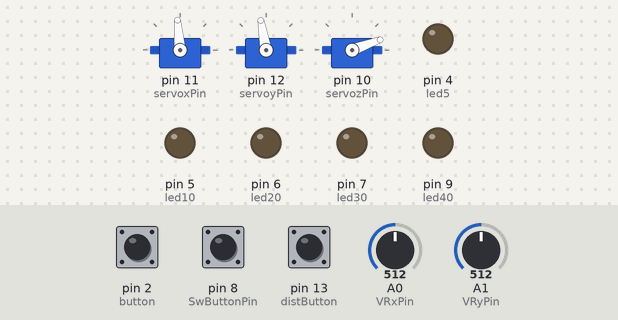
The sketch below on a simulated Arduino Uno, built with avr-gcc and run on an emulated ATmega328P. Parts: 3 × servo, output pins drawn as LEDs (lit = HIGH). Inputs (shaded band) come from the test bench; at power-on: A0 (VRxPin) = 512, A1 (VRyPin) = 512, pin 8 (SwButtonPin) HIGH, pin 13 (distButton) HIGH, pin 2 (button) HIGH. Pins used as bus, display or sensor lines are not drawn.

Above: at 1.2 s.
1.3 s: A0 (VRxPin) set to 584
2.8 s: A0 (VRxPin) set to 611
At 3.9 s:
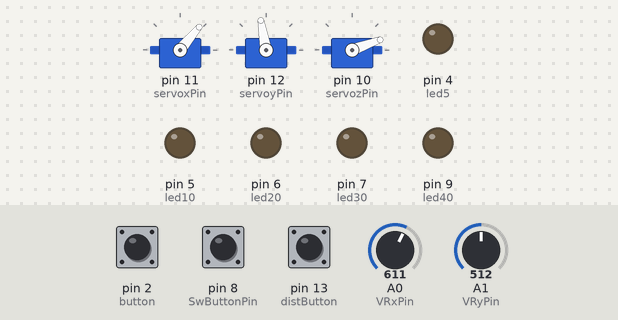
5.0 s: A1 (VRyPin) set to 487
At 6.7 s:
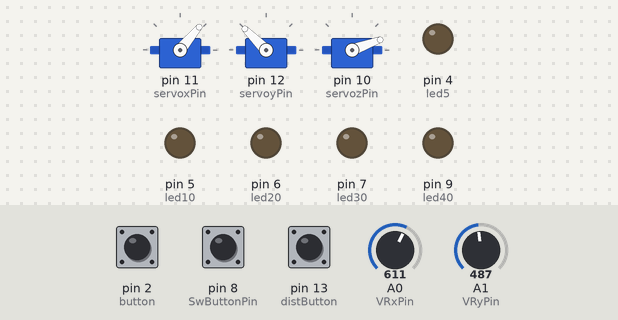
7.0 s: pin 8 (SwButtonPin) pulled LOW for 0.15 s
At 7.47 s:
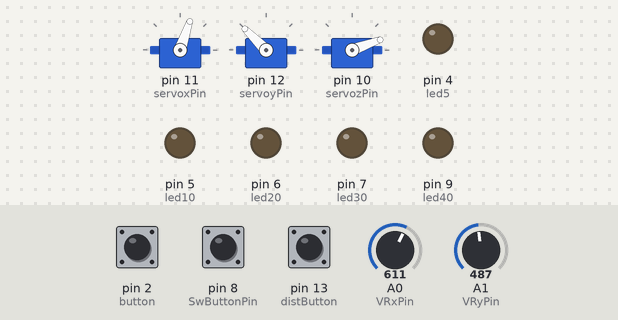
10.0 s: pin 13 (distButton) pulled LOW for 3.2 s
At 13.35 s:
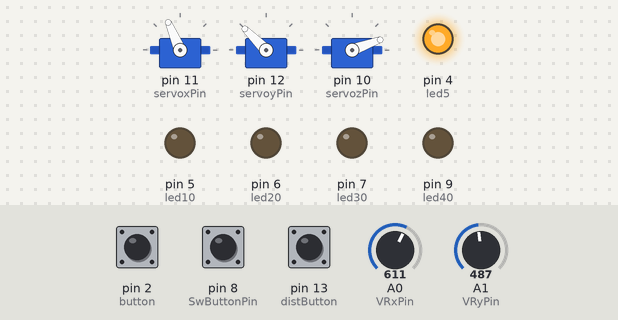
15.6 s: pin 2 (button) pulled LOW for 0.15 s
At 17.6 s:
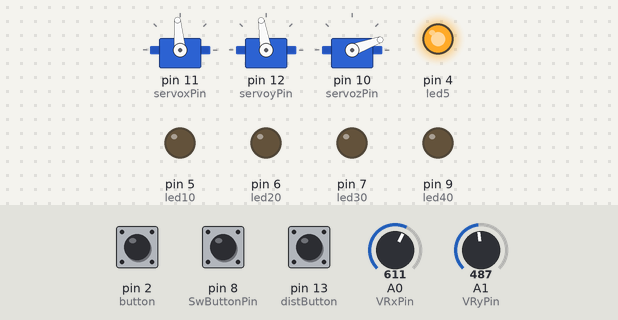
Timing chart, 0 to 21.6 s (numbered marks = the images above; inputs shaded):
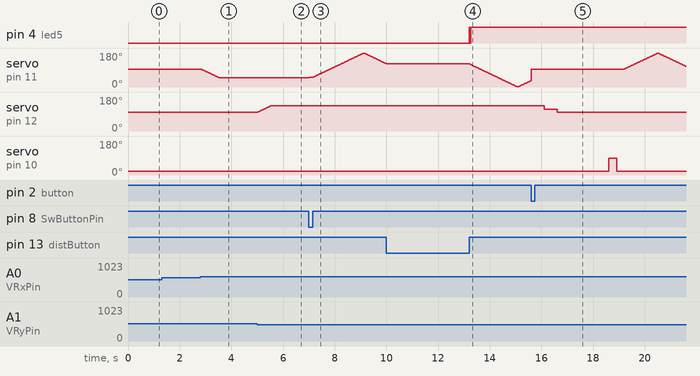

Measured:
- the behaviour switches between 599 and 600 on A0 (VRxPin) (found by bisection; images 0 and 1)
- the behaviour switches between 500 and 499 on A1 (VRyPin) (found by bisection; images 1 and 2)
- after the input at 1.3 s, every drawn part: stays the same
- after the input at 2.8 s, servo on pin 11 (servoxPin): moves from 95° to 50° over 0.68 s, starting at once
- after the input at 5.0 s, servo on pin 12 (servoyPin): moves from 100° to 135° over 0.53 s, starting at once
- after the input at 7.0 s, servo on pin 11 (servoxPin): rises from 50° to 179° in 2.1 s, then falls to 123° in 0.89 s
- after the input at 10.0 s, pin 4 (led5): LOW → HIGH after 3.2 s, → LOW 0.03 s later, → HIGH 0.04 s later
- after the input at 15.6 s, servo on pin 12 (servoyPin): 135° → 115° after 0.51 s, → 99° 0.50 s later; servo on pin 10 (servozPin): 20° → 90° after 3.0 s, → 20° 0.30 s later

The sketch:

mainControl.ino
```cpp
#include <avr/pgmspace.h>
#include <stdio.h>
#include <Servo.h>;

//Trigger button
int FIRE = 0;
const int button = 2;
const int buttonPower = 3;
const int laser = 1;

//lights and counter
const int led5 = 4;
const int led10 = 5;
const int led20 = 6;
const int led30 = 7;
const int led40 = 9;
boolean released = true;

const int distButton = 13;
int distCounter = 0;

//Servo values
Servo servox;
Servo servoy;
Servo trigger;

const int VRxPin = 0; //VRx pin connected to arduino pin A0
const int VRyPin = 1; //VRy pin connected to arduino in A1
const int SwButtonPin = 8; //SW pin connected to arduino pin D8

const int servoxPin = 11;
const int servoyPin = 12;
const int servozPin = 10;

int posx = 95;
int posy = 100;
int posz = 20;
boolean moveLeft = false;
boolean moveRight = false;
boolean moveUp = false;
boolean moveDown = false;

boolean userControl = true; //wack integer boolean flag
boolean increasing = true; //current direction of the servo in sweep mode

int pressed = -1; //this variable will determine whether joystick has been pressed down (selected)
int x = -1; //this variable will hold the X-coordinate value
int y = -1; //this variable will hold the Y-coordinate value


//Servo Functions
void readJoystick() {
  pressed = digitalRead(SwButtonPin); //reads whether joystick has been pressed down (selected) or not
  x = analogRead(VRxPin);//reads the X-coordinate value
  y = analogRead(VRyPin);//reads the Y-coordinate value
}

void sweepStep(int upperLimit, int lowerLimit, int servoSpeed) {
  if (increasing) {
    servox.write(servox.read() + servoSpeed);
    if (servox.read() >= upperLimit) {
      increasing = false;
    }
  }
  else {
    servox.write(servox.read() - servoSpeed);
    if (servox.read() <= lowerLimit) {
      increasing = true;
    }
  }
}
void controlStep(int motorSpeed) {
  x = x / 100;
  y = y / 100;

  servox.write(posx);
  servoy.write(posy);

  if (x >= 0 && x < 5) {
    moveLeft = true;
    moveRight = false;
  }
  if (y >= 0 && y < 5) {
  moveUp = true;
  moveDown = false;
  }

  if (x <= 10 && x > 5) {
    moveLeft = false;
    moveRight = true;
  }

  if (y <= 10 && y > 5) {
    moveUp = false;
    moveDown = true;
  }

  if (x == 5) {
    moveLeft = false;
    moveRight = false;
  }
  if (y == 5) {
    moveUp = false;
    moveDown = false;
  }

  if (moveLeft && posx < 135)
  {
    posx = posx + motorSpeed;
  }
  else if (moveRight && posx > 50)
  {
    posx = posx - motorSpeed;
  }
  if (moveUp && posy < 135)
  {
    posy = posy + motorSpeed;
  }
  else if (moveDown && posy > 50)
  {
    posy = posy - motorSpeed;
  }
}

void servoMovement(int controlSpeed, int sweepSpeed, int sweepUpperLimit, int sweepLowerLimit, int stepDelay){
  readJoystick();//calls this function which reads the digital input button SW, the X-coordinate and the Y-coordinate

  if (pressed == 0) {
    userControl = !userControl;
  }

  if (userControl == true) {
    controlStep(controlSpeed);
  }

  else if (userControl == false) {
    sweepStep(sweepUpperLimit, sweepLowerLimit, sweepSpeed);
  }
  delay(stepDelay);
}

void pullTrigger(){
  trigger.write(90);
  delay(300);
  trigger.write(20);
  delay(300);
}

int getAngle(float distance){
  float angle = 0.7*distance +96;
  return (int) angle;
}

void setLights(){
  digitalWrite(led5,LOW);
  digitalWrite(led10,LOW);
  digitalWrite(led20,LOW);
  digitalWrite(led30,LOW);
  digitalWrite(led40,LOW);
  int distCounterCopy = distCounter;
  if(distCounterCopy >= 40){
    distCounterCopy -= 40;
    digitalWrite(led40,HIGH);
  }
  if(distCounterCopy >= 30){
    distCounterCopy -= 30;
    digitalWrite(led30,HIGH);
  }
  if(distCounterCopy >= 20){
    distCounterCopy -= 20;
    digitalWrite(led20,HIGH);
  }
  if(distCounterCopy >= 10){
    distCounterCopy -= 10;
    digitalWrite(led10,HIGH);
  }
  if(distCounterCopy >= 5){
    distCounterCopy -= 5;
    digitalWrite(led5,HIGH);
  }
}

void setup() {
  //Trigger setup
  pinMode(button,INPUT);
  pinMode(buttonPower,OUTPUT);
  pinMode(laser,OUTPUT);
  //Lights and Counter set up
  pinMode(led5, OUTPUT);
  pinMode(led10, OUTPUT);
  pinMode(led20, OUTPUT);
  pinMode(led30, OUTPUT);
  pinMode(led40, OUTPUT);
  pinMode(distButton ,INPUT);
  Serial.begin(9600);
  //servo setup
  servox.attach(servoxPin);
  servox.write(posx);
  servoy.attach(servoyPin);
  servox.write(posy);
  trigger.attach(servozPin);
  trigger.write(posz);
  pinMode(SwButtonPin, INPUT);//sets the SW switch as input
  digitalWrite(SwButtonPin, HIGH);//sets the SW button HIGH
  Serial.begin(9600);//sets the baud rate
}

void loop() {
  digitalWrite(buttonPower,HIGH);
  digitalWrite(laser,HIGH);
  FIRE = digitalRead(button);
  if(FIRE == LOW){
    if(distCounter != 0){
        servox.write(95);
        delay(500);
        servoy.write(115);
        delay(500);
        posy = getAngle(distCounter);
        servoy.write(posy);
        delay(2000);
    }
    pullTrigger();
  }
  if(digitalRead(distButton)==LOW && released == true){
    if(distCounter <= 55){
      distCounter += 5;
    }
    else{
      distCounter = 0;
    }
    while (digitalRead(distButton)==LOW)
    {
      released = false;
    }
    released = true;
  }
  setLights();
  servoMovement(1, 1, 180, 0, 15);

}
```
